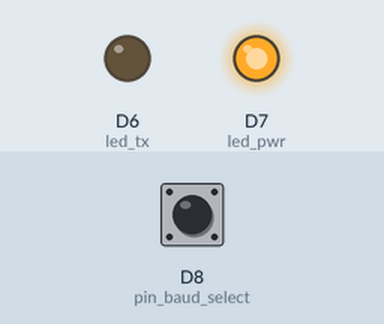
The sketch below on a simulated Arduino Zero (SAMD21). On the bench: output pins drawn as LEDs (lit = HIGH). Dashed ring = blinking. Inputs (shaded band) come from the test bench; at power-on: D8 (pin_baud_select) LOW. What the sketch prints to the serial monitor is not drawn.

Above: at 0.05 s.
At 2.96 s:
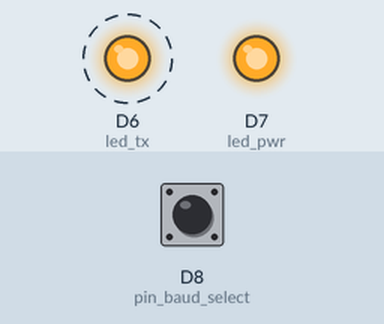
Timing chart, 0 to 3.3 s (numbered marks = the images above):
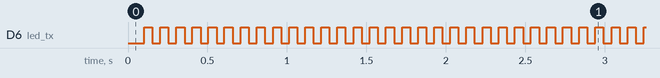

The sketch:

CAN_Transmitter.ino
```cpp
// (licence header left out)
#include "can_cyclic.hpp"

byte CCVS1_data[8] = {0x37, 0x00, 0x00, 0xCF, 0x3F, 0xFF, 0xFF, 0xFF};
CAN_message_cyclic CCVS1(0x18FEF100, 8, CCVS1_data, 100);

byte EBC2_data[8] = {0x00, 0x00, 0x00, 0x00, 0x00, 0x00, 0x00, 0x00};
CAN_message_cyclic EBC2(0x18FEBF0B, 8, EBC2_data, 100);

void setup(){
  // Initializes CAN and LEDs
  CAN_initialize();
}

void loop(){
  // One line for each CAN message
  CCVS1.send_CAN();
  EBC2.send_CAN();
}
```

can_cyclic.cpp
```cpp
#include "can_cyclic.hpp"

MCP_CAN myCan(9);     // Set CS to pin 9

unsigned long message_count = 0; // Message number sent/received

void CAN_initialize() {
  pinMode(led_pwr, OUTPUT);
  pinMode(led_tx, OUTPUT);
  pinMode(pin_baud_select, INPUT);

  digitalWrite(led_pwr, LOW);
  digitalWrite(led_tx, LOW);

  Serial.begin(9600);

  if (digitalRead(pin_baud_select))
  {
    // Initialize MCP2515 running at 16MHz with a baudrate of 250kb/s and the masks and filters disabled.
    if (myCan.begin(CAN_250KBPS) == CAN_OK)
      Serial.println("MCP2515 250KBPS Initialized Successfully!");
    else
    {
      while (1)
      {
        Serial.println("Error Initializing MCP2515 250KBPS...");

        digitalWrite(led_pwr, HIGH);
        delay(300);
        digitalWrite(led_pwr, LOW);
        delay(300);
      }
    }
  }
  else
  {
    // Initialize MCP2515 running at 16MHz with a baudrate of 500kb/s and the masks and filters disabled.
    if (myCan.begin(CAN_500KBPS) == CAN_OK)
      Serial.println("MCP2515 500KBPS Initialized Successfully!");
    else
    {
      while (1)
      {
        Serial.println("Error Initializing MCP2515 500KBPS...");

        digitalWrite(led_pwr, HIGH);
        delay(300);
        digitalWrite(led_pwr, LOW);
        delay(300);
      }
    }
  }

  digitalWrite(led_pwr, HIGH);
}

CAN_message_cyclic::CAN_message_cyclic(long can_id, int can_dlc, byte *can_data, int can_period) {
  id = can_id;
  dlc = can_dlc;

  for (int i = 0; i < 8; i++)
  {
    data[i] = can_data[i];
  }

  period = can_period;
  millis_next = millis() + period;

  led_millis_next = 999999999999; // Initialize to large so LED functions will not run when no CAN message has transmitted
  led_flag = false;

  pin_baud_select_prev = digitalRead(pin_baud_select);
}

void CAN_message_cyclic::send_CAN() {
  if (millis() > millis_next)
  {
    // send data:  ID = 0x100, Standard CAN Frame, Data length = 8 bytes, 'data' = array of data bytes to send
    byte sndStat = 0;

    int pin_baud_select_curr = digitalRead(pin_baud_select);
    if (pin_baud_select_curr != pin_baud_select_prev)
    {
      if (pin_baud_select_curr)
      {
        // Initialize MCP2515 running at 16MHz with a baudrate of 250kb/s and the masks and filters disabled.
        if (myCan.begin(CAN_250KBPS) == CAN_OK)
          Serial.println("MCP2515 250KBPS Initialized Successfully!");
        else
        {
          while (1)
          {
            Serial.println("Error Initializing MCP2515 250KBPS...");

            digitalWrite(led_pwr, HIGH);
            delay(300);
            digitalWrite(led_pwr, LOW);
            delay(300);
          }
        }
      }
      else
      {
        // Initialize MCP2515 running at 16MHz with a baudrate of 500kb/s and the masks and filters disabled.
        if (myCan.begin(CAN_500KBPS) == CAN_OK)
          Serial.println("MCP2515 500KBPS Initialized Successfully!");
        else
        {
          while (1)
          {
            Serial.println("Error Initializing MCP2515 500KBPS...");

            digitalWrite(led_pwr, HIGH);
            delay(300);
            digitalWrite(led_pwr, LOW);
            delay(300);
          }
        }
      }
    }
    pin_baud_select_prev = pin_baud_select_curr;

    sndStat = myCan.sendMsgBuf(id, CAN_ID_29_BIT, dlc, data);;

    if (sndStat == CAN_OK)
    {
      //Serial.print("SENT AND RECEIVED, message id: ");
      //Serial.print(id, HEX);
      //Serial.println();

      last_can_received = 1;
    }
    else
    {
      //Serial.print("ERROR SENDING MESSAGE, message id: ");
      //Serial.print(id, HEX);
      //Serial.println();

      last_can_received = 0;
    }

    millis_next = millis() + period; // Update millis_next

    if (!led_flag && last_can_received)
    {
      digitalWrite(led_tx, HIGH);
      led_flag = true;
    }

    led_millis_next = millis() + 50; // Update led_millis_next
  }

  if (millis() > led_millis_next && led_flag)
  {
    digitalWrite(led_tx, LOW);
    led_flag = false;
  }
}
```

can_cyclic.hpp
```cpp
#include "mcp_can.h"
#include <SPI.h>
#include <SD.h>
#include <String.h>

#define led_pwr   7
#define led_tx    6

#define pin_baud_select   8

/*SAMD core*/
#ifdef ARDUINO_SAMD_VARIANT_COMPLIANCE
  #define SERIAL SerialUSB
#else
  #define SERIAL Serial
#endif

enum CAN_id_length {CAN_ID_11_BIT, CAN_ID_29_BIT};

class CAN_message_cyclic
{
  private:
    unsigned long id;
    unsigned int dlc;
    byte data[8];
    unsigned int period;
    unsigned long millis_next; // when millis exceeds this variable, send message again and increment it by the period
    unsigned long led_millis_next; // when LED turns on, this variable is made to be 10ms greater than millis(), and turns off when millis() exceeds it
    bool led_flag; // set to true when LED is on, reset when LED is off
    int pin_baud_select_prev; // previous state of pin baud select
    bool last_can_received; // 1 if last can message sent was received
  public:
    CAN_message_cyclic(long can_id, int can_dlc, byte *can_data, int can_period);
    void send_CAN();
};

//Run once at start to initialize CAN baud rate.
void CAN_initialize();
```

Measured:
- by itself, D6 (led_tx): alternates HIGH for 0.05 s and LOW for 0.05 s
